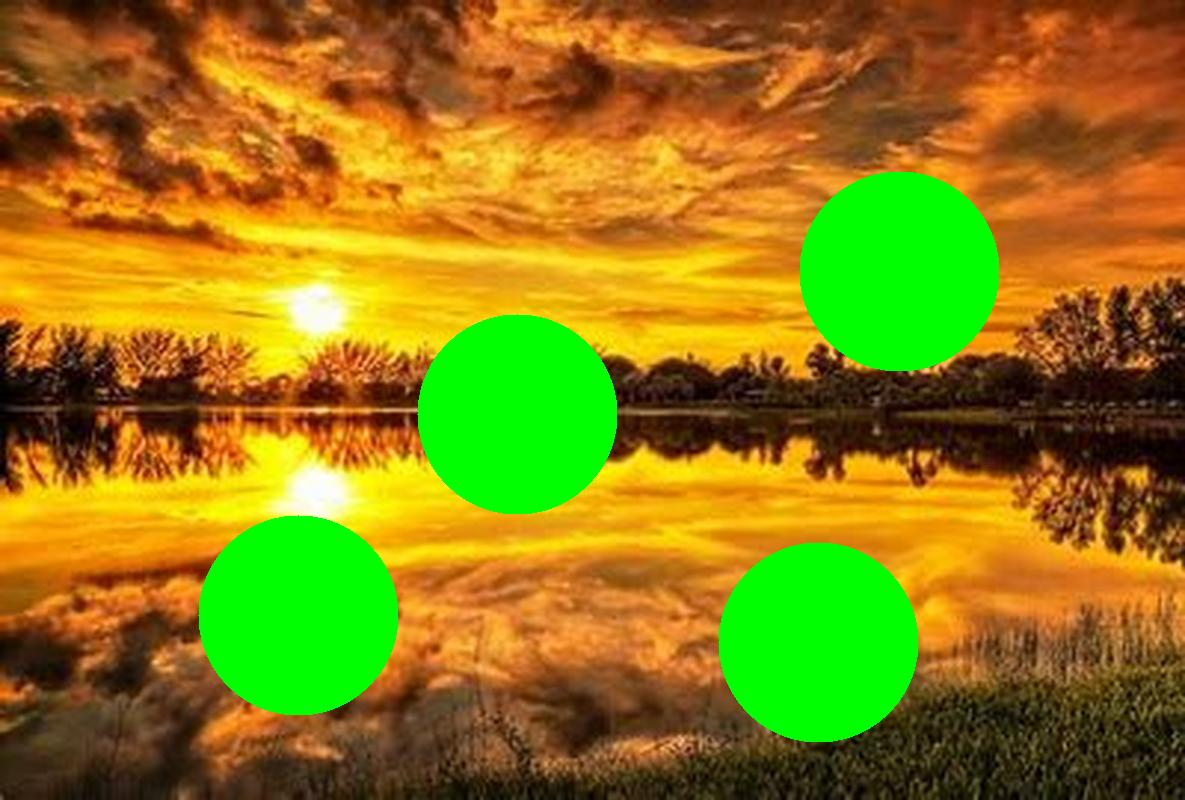
#> input picture 3.jpg, 1185 x 800 px
$ python test.py
#> lines starting #> are read from the running program, lines starting #| are printed output that depends on the picture
from PIL import Image
from tkinter import filedialog
import numpy as np
import cv2

def RGB_Change(RGB):
    if (RGB[0] >= 150 and RGB[0] <= 255) and (RGB[1] >= 10 and RGB[1] <= 80) and (RGB[2] >= 50 and RGB[2] <= 150):
        return (255, 0, 0)
    if (RGB[0] >= 0 and RGB[0] <= 175) and (RGB[1] >= 182 and RGB[1] <= 255) and (RGB[2] >= 0 and RGB[2] <= 163):
        return (0, 255, 0)
    if (RGB[0] >= 0 and RGB[0] <= 14) and (RGB[1] >= 32 and RGB[1] <= 68) and (RGB[2] >= 0 and RGB[2] <= 255):
        return (0, 0, 255)
    if (RGB[0] >= 114 and RGB[0] <= 187) and (RGB[1] >= 198 and RGB[1] <= 246) and (RGB[2] >= 196 and RGB[2] <= 255):
        return (0, 255, 255)
    if (RGB[0] >= 137 and RGB[0] <= 220) and (RGB[1] >= 37 and RGB[1] <= 101) and (RGB[2] >= 205 and RGB[2] <= 255):
        return (255, 0, 255)
    if (RGB[0] >= 186 and RGB[0] <= 233) and (RGB[1] >= 191 and RGB[1] <= 255) and (RGB[2] >= 0 and RGB[2] <= 100):
        return (255, 255, 0)
    if (RGB[0] >= 200 and RGB[0] <= 255) and (RGB[1] >= 200 and RGB[1] <= 255) and (RGB[2] >= 200 and RGB[2] <= 255):
        return (255, 255, 255)
    if (RGB[0] >= 0 and RGB[0] <= 70) and (RGB[1] >= 0 and RGB[1] <= 70) and (RGB[2] >= 0 and RGB[2] <= 80):
        return (0, 0, 0)
    return RGB

f_path = filedialog.askopenfilename()
#> the answer given: 3.jpg
img = Image.open(f_path)
#> img is the input picture: PIL image 1185x800 RGB; mean R, G, B 144, 124.2, 20.9

for x in range(img.width):
    for y in range(img.height):
        img.putpixel((x, y), RGB_Change(img.getpixel((x, y))))
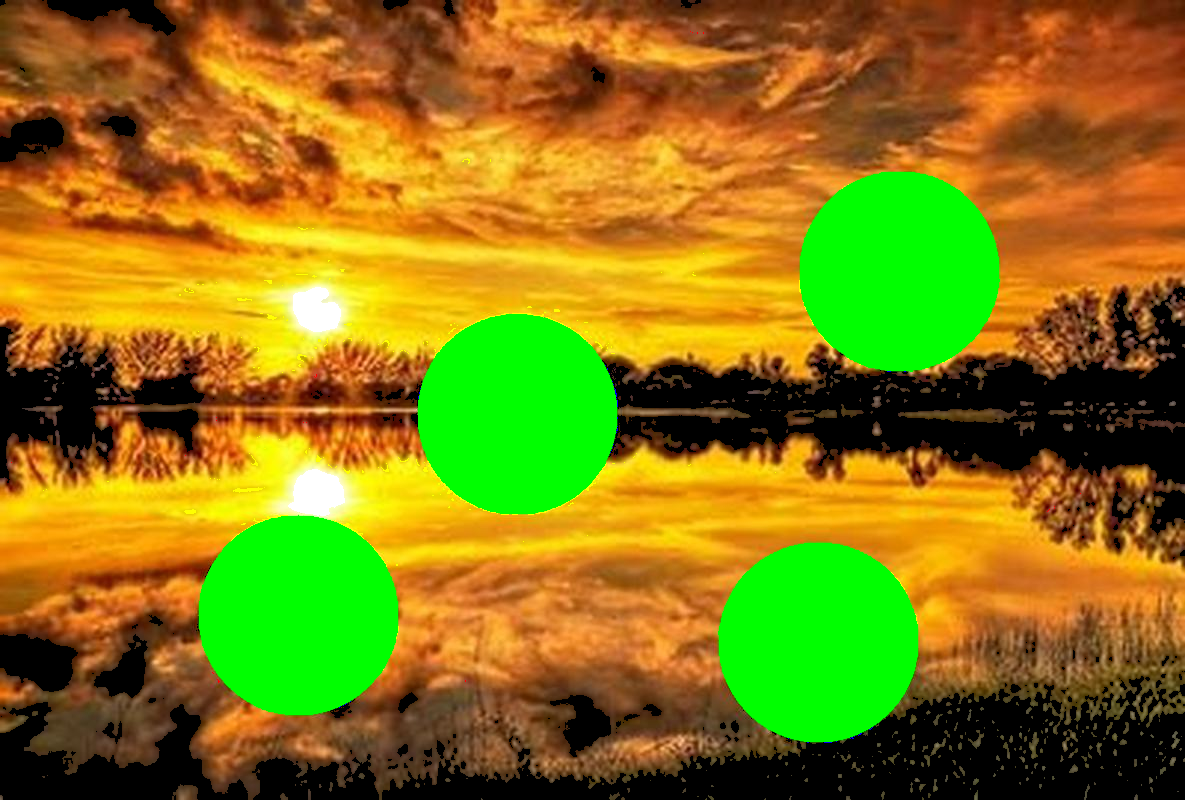
#> img: PIL image 1185x800 RGB; mean R, G, B 137.6, 120.7, 19.4

img_np = np.array(img, dtype=np.uint8)
mat = cv2.cvtColor(img_np, cv2.COLOR_RGB2BGR)
dst = cv2.GaussianBlur(mat, (11, 11), 0)
dst = cv2.Canny(dst, 100, 110)
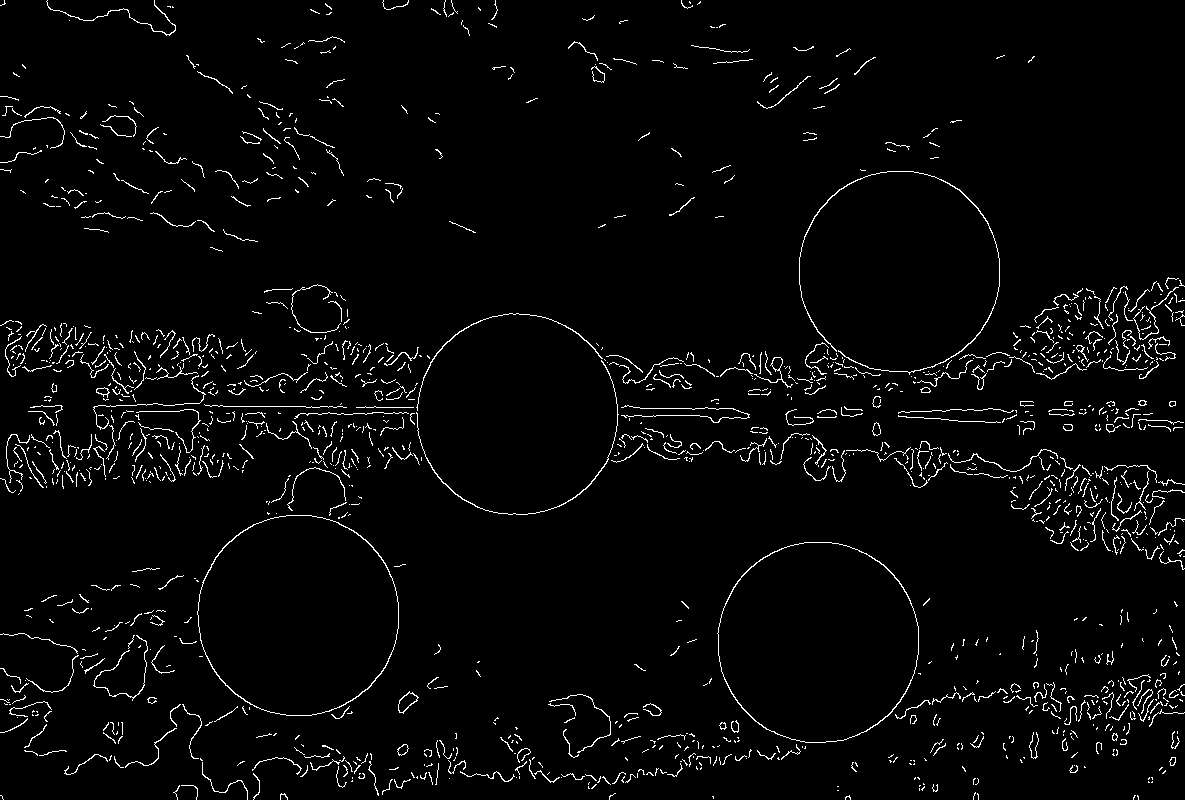
#> dst: shape (800, 1185); 2.9% white in thin lines or dots
# mat = cv2.cvtColor(mat, cv2.COLOR_BGR2RGB)

cv2.imshow("img", mat=dst)
cv2.waitKey()
